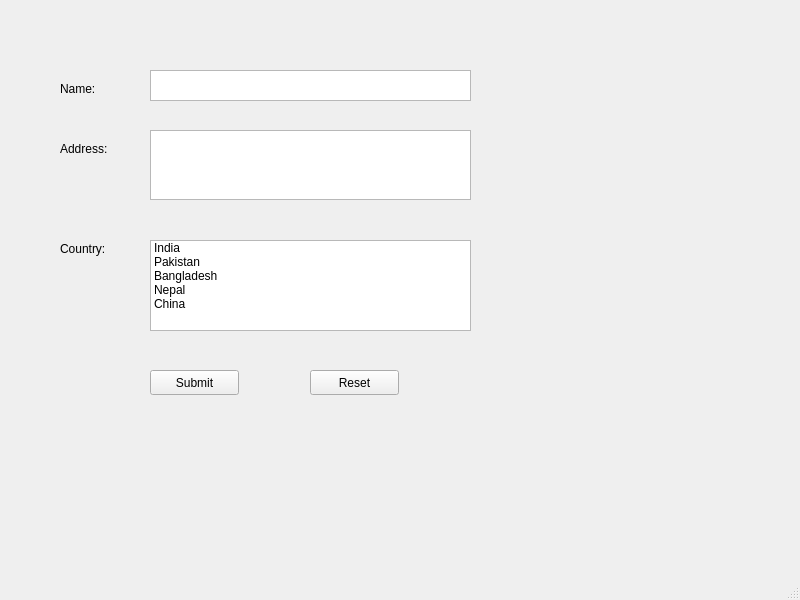
<?xml version="1.0" encoding="UTF-8"?>
<ui version="4.0">
 <class>MainWindow</class>
 <widget class="QMainWindow" name="MainWindow">
  <property name="geometry">
   <rect>
    <x>0</x>
    <y>0</y>
    <width>800</width>
    <height>600</height>
   </rect>
  </property>
  <property name="windowTitle">
   <string>MainWindow</string>
  </property>
  <widget class="QWidget" name="centralwidget">
   <widget class="QLabel" name="lblName">
    <property name="geometry">
     <rect>
      <x>60</x>
      <y>80</y>
      <width>67</width>
      <height>17</height>
     </rect>
    </property>
    <property name="text">
     <string>Name:</string>
    </property>
   </widget>
   <widget class="QLabel" name="lblAddress">
    <property name="geometry">
     <rect>
      <x>60</x>
      <y>140</y>
      <width>67</width>
      <height>17</height>
     </rect>
    </property>
    <property name="text">
     <string>Address:</string>
    </property>
   </widget>
   <widget class="QLabel" name="lblCountry">
    <property name="geometry">
     <rect>
      <x>60</x>
      <y>240</y>
      <width>67</width>
      <height>17</height>
     </rect>
    </property>
    <property name="text">
     <string>Country:</string>
    </property>
   </widget>
   <widget class="QTextEdit" name="txtName">
    <property name="geometry">
     <rect>
      <x>150</x>
      <y>70</y>
      <width>321</width>
      <height>31</height>
     </rect>
    </property>
   </widget>
   <widget class="QTextEdit" name="txtAddress">
    <property name="geometry">
     <rect>
      <x>150</x>
      <y>130</y>
      <width>321</width>
      <height>70</height>
     </rect>
    </property>
   </widget>
   <widget class="QListWidget" name="lstCountry">
    <property name="geometry">
     <rect>
      <x>150</x>
      <y>240</y>
      <width>321</width>
      <height>91</height>
     </rect>
    </property>
    <item>
     <property name="text">
      <string>India</string>
     </property>
    </item>
    <item>
     <property name="text">
      <string>Pakistan</string>
     </property>
    </item>
    <item>
     <property name="text">
      <string>Bangladesh</string>
     </property>
    </item>
    <item>
     <property name="text">
      <string>Nepal</string>
     </property>
    </item>
    <item>
     <property name="text">
      <string>China</string>
     </property>
    </item>
   </widget>
   <widget class="QPushButton" name="btnSubmit">
    <property name="geometry">
     <rect>
      <x>150</x>
      <y>370</y>
      <width>89</width>
      <height>25</height>
     </rect>
    </property>
    <property name="text">
     <string>Submit</string>
    </property>
   </widget>
   <widget class="QPushButton" name="btnReset">
    <property name="geometry">
     <rect>
      <x>310</x>
      <y>370</y>
      <width>89</width>
      <height>25</height>
     </rect>
    </property>
    <property name="text">
     <string>Reset</string>
    </property>
   </widget>
  </widget>
  <widget class="QMenuBar" name="menubar">
   <property name="geometry">
    <rect>
     <x>0</x>
     <y>0</y>
     <width>800</width>
     <height>22</height>
    </rect>
   </property>
  </widget>
  <widget class="QStatusBar" name="statusbar"/>
 </widget>
 <resources/>
 <connections/>
</ui>
